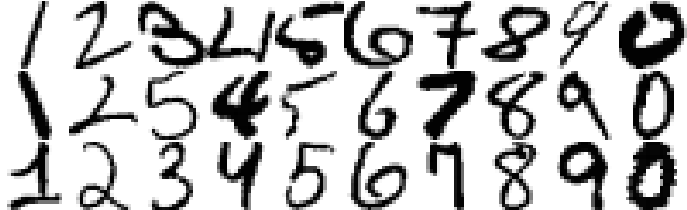
#> input picture images/morph3.png, 687 x 210 px
$ python morphological_operations.py
#> lines starting #> are read from the running program, lines starting #| are printed output that depends on the picture
# -*- coding: utf-8 -*-
"""
Created on Sat Nov  7 10:41:36 2020
@author: ag
"""

import cv2
import numpy as np
from matplotlib import pyplot as plt

img = cv2.imread('images/morph3.png')
#> img is the input picture: shape (210, 687, 3); min 0, max 255, mean 193

gray_image = cv2.cvtColor(img, cv2.COLOR_BGR2GRAY)

kernel = np.ones((5,5),np.uint8)

#In erossion technique pixel in the original image will be considered 1 only if
#all the pixels under the kernel is 1, otherwise it is made to 0 as erossion.
erosion = cv2.erode(gray_image,kernel,iterations = 1)
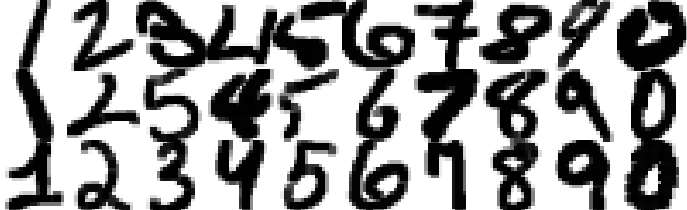
#> erosion: shape (210, 687); min 0, max 255, mean 155.7

# In dilation technique pixel element is 1 if atleast one pixel value under the kernel is 1
dilation = cv2.dilate(gray_image,kernel,iterations = 1)
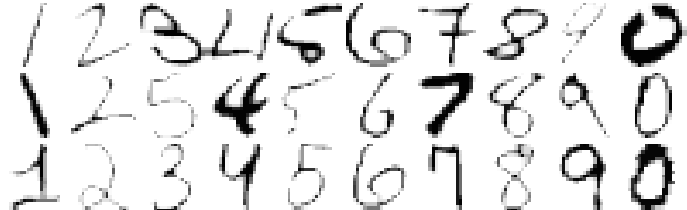
#> dilation: shape (210, 687); min 0, max 255, mean 227.5

#Opening operation is equal to Erossion followed by Dilation - a combined version
opening = cv2.morphologyEx(gray_image, cv2.MORPH_OPEN, kernel)
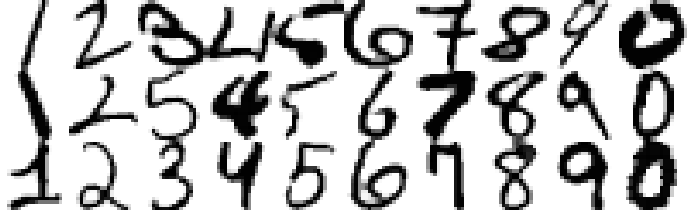
#> opening: shape (210, 687); min 0, max 255, mean 191.3

#Closing operation is equal to Dilation followed by Erossion - a combined version
closing = cv2.morphologyEx(gray_image, cv2.MORPH_CLOSE, kernel)
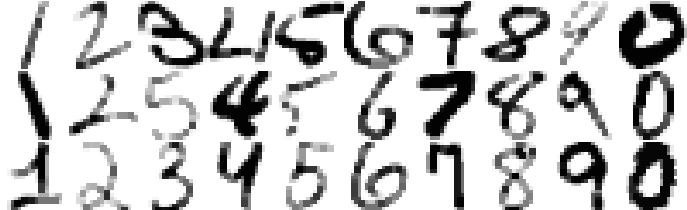
#> closing: shape (210, 687); min 0, max 255, mean 199.9

#Displaying the processed images using imshow function
cv2.imshow("Original Image ",img)
cv2.imshow("Erossion",erosion)
cv2.imshow("Dilation",dilation)
cv2.imshow("Opening",opening)
cv2.imshow("Closing",closing)

#Wait untill closed by user
cv2.waitKey(0)

#Destroy the invoked display windows
cv2.destroyAllWindows()
